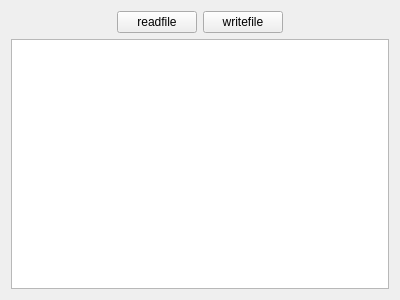
<?xml version="1.0" encoding="UTF-8"?>
<ui version="4.0">
 <class>Widget</class>
 <widget class="QWidget" name="Widget">
  <property name="geometry">
   <rect>
    <x>0</x>
    <y>0</y>
    <width>400</width>
    <height>300</height>
   </rect>
  </property>
  <property name="windowTitle">
   <string>Widget</string>
  </property>
  <layout class="QGridLayout" name="gridLayout">
   <item row="0" column="0">
    <spacer name="horizontalSpacer">
     <property name="orientation">
      <enum>Qt::Horizontal</enum>
     </property>
     <property name="sizeHint" stdset="0">
      <size>
       <width>104</width>
       <height>20</height>
      </size>
     </property>
    </spacer>
   </item>
   <item row="0" column="1">
    <widget class="QPushButton" name="buttonRead">
     <property name="text">
      <string>readfile</string>
     </property>
    </widget>
   </item>
   <item row="0" column="2">
    <widget class="QPushButton" name="buttonWrite">
     <property name="text">
      <string>writefile</string>
     </property>
    </widget>
   </item>
   <item row="0" column="3">
    <spacer name="horizontalSpacer_2">
     <property name="orientation">
      <enum>Qt::Horizontal</enum>
     </property>
     <property name="sizeHint" stdset="0">
      <size>
       <width>104</width>
       <height>20</height>
      </size>
     </property>
    </spacer>
   </item>
   <item row="1" column="0" colspan="4">
    <widget class="QTextEdit" name="textEdit"/>
   </item>
  </layout>
 </widget>
 <layoutdefault spacing="6" margin="11"/>
 <resources/>
 <connections/>
</ui>
